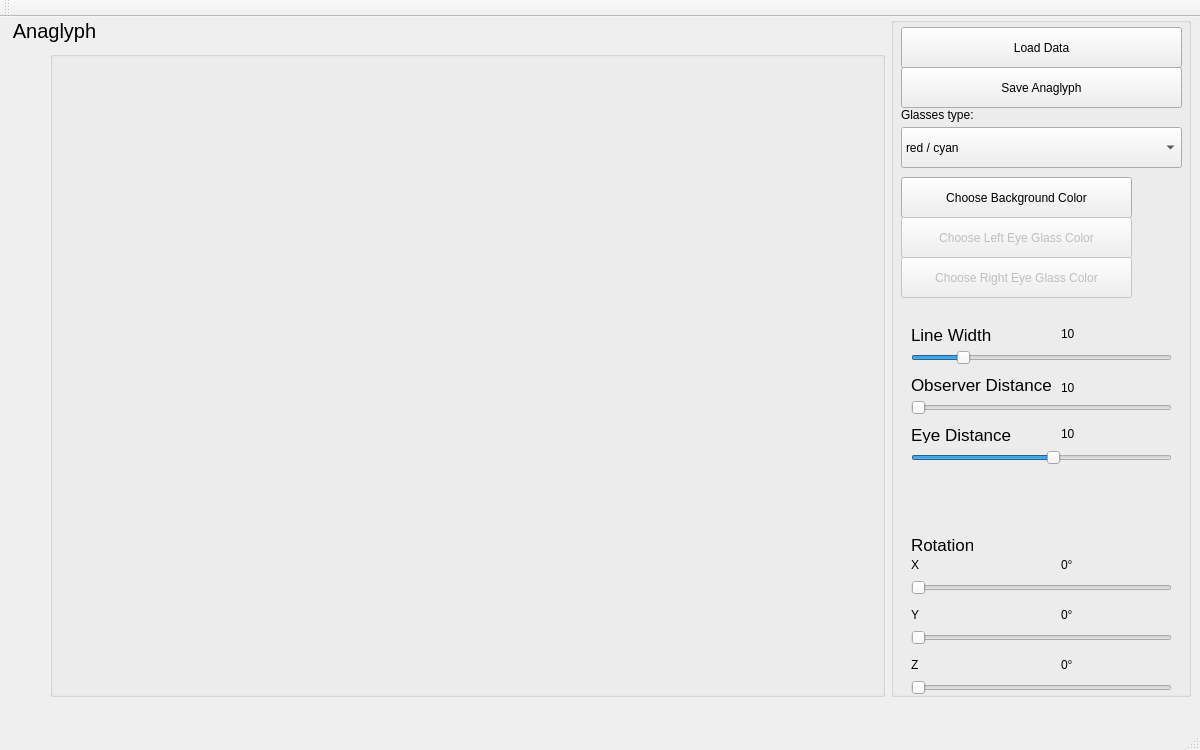
<?xml version="1.0" encoding="UTF-8"?>
<ui version="4.0">
 <class>MainWindow</class>
 <widget class="QMainWindow" name="MainWindow">
  <property name="geometry">
   <rect>
    <x>0</x>
    <y>0</y>
    <width>1200</width>
    <height>750</height>
   </rect>
  </property>
  <property name="sizePolicy">
   <sizepolicy hsizetype="Fixed" vsizetype="Fixed">
    <horstretch>0</horstretch>
    <verstretch>0</verstretch>
   </sizepolicy>
  </property>
  <property name="maximumSize">
   <size>
    <width>1200</width>
    <height>750</height>
   </size>
  </property>
  <property name="windowTitle">
   <string>Qt-Anaglyph</string>
  </property>
  <widget class="QWidget" name="centralWidget">
   <property name="minimumSize">
    <size>
     <width>1200</width>
     <height>694</height>
    </size>
   </property>
   <property name="maximumSize">
    <size>
     <width>1200</width>
     <height>694</height>
    </size>
   </property>
   <widget class="QWidget" name="horizontalLayoutWidget">
    <property name="geometry">
     <rect>
      <x>0</x>
      <y>0</y>
      <width>1201</width>
      <height>691</height>
     </rect>
    </property>
    <layout class="QHBoxLayout" name="horizontalLayout">
     <property name="sizeConstraint">
      <enum>QLayout::SetDefaultConstraint</enum>
     </property>
     <property name="leftMargin">
      <number>10</number>
     </property>
     <property name="topMargin">
      <number>0</number>
     </property>
     <property name="rightMargin">
      <number>10</number>
     </property>
     <item>
      <layout class="QVBoxLayout" name="verticalLayout_2">
       <property name="topMargin">
        <number>0</number>
       </property>
       <item>
        <widget class="QGroupBox" name="groupBox_4">
         <property name="font">
          <font>
           <pointsize>-1</pointsize>
          </font>
         </property>
         <property name="styleSheet">
          <string notr="true">QGroupBox {
margin-left: 40px;
margin-top: 10px;
font-size: 20px;
}

QGroupBox::title {
background: transparent;
}</string>
         </property>
         <property name="title">
          <string>Anaglyph</string>
         </property>
         <property name="flat">
          <bool>false</bool>
         </property>
         <widget class="QLabel" name="imageAnaglyph">
          <property name="geometry">
           <rect>
            <x>60</x>
            <y>60</y>
            <width>801</width>
            <height>601</height>
           </rect>
          </property>
          <property name="text">
           <string/>
          </property>
         </widget>
        </widget>
       </item>
      </layout>
     </item>
     <item>
      <widget class="QGroupBox" name="groupBox">
       <property name="maximumSize">
        <size>
         <width>300</width>
         <height>16777215</height>
        </size>
       </property>
       <property name="title">
        <string/>
       </property>
       <property name="alignment">
        <set>Qt::AlignLeading|Qt::AlignLeft|Qt::AlignTop</set>
       </property>
       <widget class="QPushButton" name="buttonLoad">
        <property name="geometry">
         <rect>
          <x>10</x>
          <y>10</y>
          <width>281</width>
          <height>41</height>
         </rect>
        </property>
        <property name="text">
         <string>Load Data</string>
        </property>
       </widget>
       <widget class="QComboBox" name="comboBoxGlasses">
        <property name="geometry">
         <rect>
          <x>10</x>
          <y>110</y>
          <width>281</width>
          <height>41</height>
         </rect>
        </property>
        <property name="currentText">
         <string>red / cyan</string>
        </property>
        <item>
         <property name="text">
          <string>red / cyan</string>
         </property>
        </item>
        <item>
         <property name="text">
          <string>red / blue</string>
         </property>
        </item>
        <item>
         <property name="text">
          <string>red / green</string>
         </property>
        </item>
        <item>
         <property name="text">
          <string>custom</string>
         </property>
        </item>
       </widget>
       <widget class="QLabel" name="label_4">
        <property name="geometry">
         <rect>
          <x>10</x>
          <y>90</y>
          <width>101</width>
          <height>16</height>
         </rect>
        </property>
        <property name="text">
         <string>Glasses type:</string>
        </property>
       </widget>
       <widget class="QPushButton" name="buttonColor">
        <property name="enabled">
         <bool>true</bool>
        </property>
        <property name="geometry">
         <rect>
          <x>10</x>
          <y>160</y>
          <width>231</width>
          <height>41</height>
         </rect>
        </property>
        <property name="text">
         <string>Choose Background Color</string>
        </property>
       </widget>
       <widget class="QSlider" name="sliderX">
        <property name="enabled">
         <bool>true</bool>
        </property>
        <property name="geometry">
         <rect>
          <x>20</x>
          <y>560</y>
          <width>261</width>
          <height>22</height>
         </rect>
        </property>
        <property name="minimum">
         <number>0</number>
        </property>
        <property name="maximum">
         <number>359</number>
        </property>
        <property name="orientation">
         <enum>Qt::Horizontal</enum>
        </property>
       </widget>
       <widget class="QLabel" name="label_5">
        <property name="geometry">
         <rect>
          <x>20</x>
          <y>540</y>
          <width>101</width>
          <height>16</height>
         </rect>
        </property>
        <property name="text">
         <string>X</string>
        </property>
       </widget>
       <widget class="QLabel" name="label_6">
        <property name="geometry">
         <rect>
          <x>20</x>
          <y>590</y>
          <width>101</width>
          <height>16</height>
         </rect>
        </property>
        <property name="text">
         <string>Y</string>
        </property>
       </widget>
       <widget class="QSlider" name="sliderY">
        <property name="enabled">
         <bool>true</bool>
        </property>
        <property name="geometry">
         <rect>
          <x>20</x>
          <y>610</y>
          <width>261</width>
          <height>22</height>
         </rect>
        </property>
        <property name="minimum">
         <number>0</number>
        </property>
        <property name="maximum">
         <number>359</number>
        </property>
        <property name="orientation">
         <enum>Qt::Horizontal</enum>
        </property>
       </widget>
       <widget class="QLabel" name="labelColor">
        <property name="geometry">
         <rect>
          <x>250</x>
          <y>170</y>
          <width>21</width>
          <height>21</height>
         </rect>
        </property>
        <property name="text">
         <string/>
        </property>
       </widget>
       <widget class="QLabel" name="label_7">
        <property name="geometry">
         <rect>
          <x>20</x>
          <y>640</y>
          <width>101</width>
          <height>16</height>
         </rect>
        </property>
        <property name="text">
         <string>Z</string>
        </property>
       </widget>
       <widget class="QSlider" name="sliderZ">
        <property name="enabled">
         <bool>true</bool>
        </property>
        <property name="geometry">
         <rect>
          <x>20</x>
          <y>660</y>
          <width>261</width>
          <height>22</height>
         </rect>
        </property>
        <property name="minimum">
         <number>0</number>
        </property>
        <property name="maximum">
         <number>359</number>
        </property>
        <property name="orientation">
         <enum>Qt::Horizontal</enum>
        </property>
       </widget>
       <widget class="QLabel" name="label">
        <property name="geometry">
         <rect>
          <x>20</x>
          <y>520</y>
          <width>62</width>
          <height>16</height>
         </rect>
        </property>
        <property name="font">
         <font>
          <pointsize>13</pointsize>
         </font>
        </property>
        <property name="text">
         <string>Rotation</string>
        </property>
       </widget>
       <widget class="QLabel" name="labelY">
        <property name="geometry">
         <rect>
          <x>170</x>
          <y>590</y>
          <width>31</width>
          <height>16</height>
         </rect>
        </property>
        <property name="layoutDirection">
         <enum>Qt::LeftToRight</enum>
        </property>
        <property name="text">
         <string>0°</string>
        </property>
       </widget>
       <widget class="QLabel" name="labelZ">
        <property name="geometry">
         <rect>
          <x>170</x>
          <y>640</y>
          <width>31</width>
          <height>16</height>
         </rect>
        </property>
        <property name="layoutDirection">
         <enum>Qt::LeftToRight</enum>
        </property>
        <property name="text">
         <string>0°</string>
        </property>
       </widget>
       <widget class="QLabel" name="labelX">
        <property name="geometry">
         <rect>
          <x>170</x>
          <y>540</y>
          <width>31</width>
          <height>16</height>
         </rect>
        </property>
        <property name="layoutDirection">
         <enum>Qt::LeftToRight</enum>
        </property>
        <property name="text">
         <string>0°</string>
        </property>
       </widget>
       <widget class="QPushButton" name="buttonSave">
        <property name="geometry">
         <rect>
          <x>10</x>
          <y>50</y>
          <width>281</width>
          <height>41</height>
         </rect>
        </property>
        <property name="text">
         <string>Save Anaglyph</string>
        </property>
       </widget>
       <widget class="QLabel" name="labelColorEyeLeft">
        <property name="enabled">
         <bool>true</bool>
        </property>
        <property name="geometry">
         <rect>
          <x>250</x>
          <y>210</y>
          <width>21</width>
          <height>21</height>
         </rect>
        </property>
        <property name="text">
         <string/>
        </property>
       </widget>
       <widget class="QPushButton" name="buttonColorLeftEye">
        <property name="enabled">
         <bool>false</bool>
        </property>
        <property name="geometry">
         <rect>
          <x>10</x>
          <y>200</y>
          <width>231</width>
          <height>41</height>
         </rect>
        </property>
        <property name="text">
         <string>Choose Left Eye Glass Color</string>
        </property>
       </widget>
       <widget class="QLabel" name="labelColorEyeRight">
        <property name="enabled">
         <bool>true</bool>
        </property>
        <property name="geometry">
         <rect>
          <x>250</x>
          <y>250</y>
          <width>21</width>
          <height>21</height>
         </rect>
        </property>
        <property name="text">
         <string/>
        </property>
       </widget>
       <widget class="QPushButton" name="buttonColorRightEye">
        <property name="enabled">
         <bool>false</bool>
        </property>
        <property name="geometry">
         <rect>
          <x>10</x>
          <y>240</y>
          <width>231</width>
          <height>41</height>
         </rect>
        </property>
        <property name="text">
         <string>Choose Right Eye Glass Color</string>
        </property>
       </widget>
       <widget class="QSlider" name="horizontalSlider">
        <property name="geometry">
         <rect>
          <x>20</x>
          <y>380</y>
          <width>261</width>
          <height>22</height>
         </rect>
        </property>
        <property name="minimum">
         <number>10</number>
        </property>
        <property name="maximum">
         <number>40</number>
        </property>
        <property name="value">
         <number>10</number>
        </property>
        <property name="orientation">
         <enum>Qt::Horizontal</enum>
        </property>
       </widget>
       <widget class="QLabel" name="label_2">
        <property name="geometry">
         <rect>
          <x>20</x>
          <y>360</y>
          <width>141</width>
          <height>16</height>
         </rect>
        </property>
        <property name="font">
         <font>
          <pointsize>13</pointsize>
         </font>
        </property>
        <property name="text">
         <string>Observer Distance</string>
        </property>
       </widget>
       <widget class="QLabel" name="labelObserverDistance">
        <property name="geometry">
         <rect>
          <x>170</x>
          <y>360</y>
          <width>31</width>
          <height>21</height>
         </rect>
        </property>
        <property name="text">
         <string>10</string>
        </property>
       </widget>
       <widget class="QLabel" name="label_3">
        <property name="geometry">
         <rect>
          <x>20</x>
          <y>410</y>
          <width>101</width>
          <height>16</height>
         </rect>
        </property>
        <property name="font">
         <font>
          <pointsize>13</pointsize>
         </font>
        </property>
        <property name="text">
         <string>Eye Distance</string>
        </property>
       </widget>
       <widget class="QSlider" name="horizontalSlider_2">
        <property name="geometry">
         <rect>
          <x>20</x>
          <y>430</y>
          <width>261</width>
          <height>22</height>
         </rect>
        </property>
        <property name="minimum">
         <number>-100</number>
        </property>
        <property name="maximum">
         <number>100</number>
        </property>
        <property name="value">
         <number>10</number>
        </property>
        <property name="orientation">
         <enum>Qt::Horizontal</enum>
        </property>
       </widget>
       <widget class="QLabel" name="labelEye">
        <property name="geometry">
         <rect>
          <x>170</x>
          <y>410</y>
          <width>46</width>
          <height>13</height>
         </rect>
        </property>
        <property name="text">
         <string>10</string>
        </property>
       </widget>
       <widget class="QLabel" name="label_8">
        <property name="geometry">
         <rect>
          <x>20</x>
          <y>310</y>
          <width>81</width>
          <height>16</height>
         </rect>
        </property>
        <property name="font">
         <font>
          <pointsize>13</pointsize>
         </font>
        </property>
        <property name="text">
         <string>Line Width</string>
        </property>
       </widget>
       <widget class="QLabel" name="labelLine">
        <property name="geometry">
         <rect>
          <x>170</x>
          <y>310</y>
          <width>46</width>
          <height>13</height>
         </rect>
        </property>
        <property name="text">
         <string>10</string>
        </property>
       </widget>
       <widget class="QSlider" name="horizontalSlider_3">
        <property name="geometry">
         <rect>
          <x>20</x>
          <y>330</y>
          <width>261</width>
          <height>22</height>
         </rect>
        </property>
        <property name="minimum">
         <number>1</number>
        </property>
        <property name="maximum">
         <number>50</number>
        </property>
        <property name="value">
         <number>10</number>
        </property>
        <property name="orientation">
         <enum>Qt::Horizontal</enum>
        </property>
       </widget>
      </widget>
     </item>
    </layout>
   </widget>
  </widget>
  <widget class="QMenuBar" name="menuBar">
   <property name="geometry">
    <rect>
     <x>0</x>
     <y>0</y>
     <width>1200</width>
     <height>22</height>
    </rect>
   </property>
  </widget>
  <widget class="QToolBar" name="mainToolBar">
   <attribute name="toolBarArea">
    <enum>TopToolBarArea</enum>
   </attribute>
   <attribute name="toolBarBreak">
    <bool>false</bool>
   </attribute>
  </widget>
  <widget class="QStatusBar" name="statusBar"/>
 </widget>
 <layoutdefault spacing="6" margin="11"/>
 <resources/>
 <connections/>
</ui>
